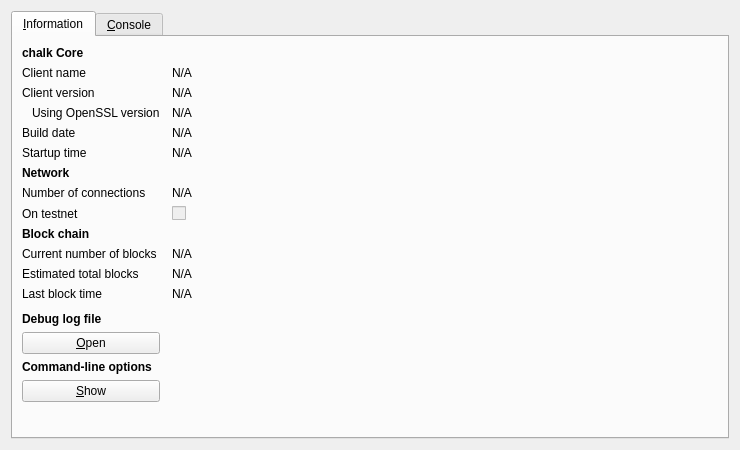
<?xml version="1.0" encoding="UTF-8"?>
<ui version="4.0">
 <class>RPCConsole</class>
 <widget class="QDialog" name="RPCConsole">
  <property name="geometry">
   <rect>
    <x>0</x>
    <y>0</y>
    <width>740</width>
    <height>450</height>
   </rect>
  </property>
  <property name="windowTitle">
   <string>chalk - Debug window</string>
  </property>
  <layout class="QVBoxLayout" name="verticalLayout_2">
   <item>
    <widget class="QTabWidget" name="tabWidget">
     <property name="currentIndex">
      <number>0</number>
     </property>
     <widget class="QWidget" name="tab_info">
      <attribute name="title">
       <string>&amp;Information</string>
      </attribute>
      <layout class="QGridLayout" name="gridLayout" columnstretch="0,1">
       <property name="horizontalSpacing">
        <number>12</number>
       </property>
       <item row="0" column="0">
        <widget class="QLabel" name="label_9">
         <property name="font">
          <font>
           <weight>75</weight>
           <bold>true</bold>
          </font>
         </property>
         <property name="text">
          <string>chalk Core</string>
         </property>
        </widget>
       </item>
       <item row="1" column="0">
        <widget class="QLabel" name="label_5">
         <property name="text">
          <string>Client name</string>
         </property>
        </widget>
       </item>
       <item row="1" column="1">
        <widget class="QLabel" name="clientName">
         <property name="cursor">
          <cursorShape>IBeamCursor</cursorShape>
         </property>
         <property name="text">
          <string>N/A</string>
         </property>
         <property name="textFormat">
          <enum>Qt::PlainText</enum>
         </property>
         <property name="textInteractionFlags">
          <set>Qt::LinksAccessibleByMouse|Qt::TextSelectableByKeyboard|Qt::TextSelectableByMouse</set>
         </property>
        </widget>
       </item>
       <item row="2" column="0">
        <widget class="QLabel" name="label_6">
         <property name="text">
          <string>Client version</string>
         </property>
        </widget>
       </item>
       <item row="2" column="1">
        <widget class="QLabel" name="clientVersion">
         <property name="cursor">
          <cursorShape>IBeamCursor</cursorShape>
         </property>
         <property name="text">
          <string>N/A</string>
         </property>
         <property name="textFormat">
          <enum>Qt::PlainText</enum>
         </property>
         <property name="textInteractionFlags">
          <set>Qt::LinksAccessibleByMouse|Qt::TextSelectableByKeyboard|Qt::TextSelectableByMouse</set>
         </property>
        </widget>
       </item>
       <item row="3" column="0">
        <widget class="QLabel" name="label_14">
         <property name="text">
          <string>Using OpenSSL version</string>
         </property>
         <property name="indent">
          <number>10</number>
         </property>
        </widget>
       </item>
       <item row="3" column="1">
        <widget class="QLabel" name="openSSLVersion">
         <property name="cursor">
          <cursorShape>IBeamCursor</cursorShape>
         </property>
         <property name="text">
          <string>N/A</string>
         </property>
         <property name="textFormat">
          <enum>Qt::PlainText</enum>
         </property>
         <property name="textInteractionFlags">
          <set>Qt::LinksAccessibleByMouse|Qt::TextSelectableByKeyboard|Qt::TextSelectableByMouse</set>
         </property>
        </widget>
       </item>
       <item row="4" column="0">
        <widget class="QLabel" name="label_12">
         <property name="text">
          <string>Build date</string>
         </property>
        </widget>
       </item>
       <item row="4" column="1">
        <widget class="QLabel" name="buildDate">
         <property name="cursor">
          <cursorShape>IBeamCursor</cursorShape>
         </property>
         <property name="text">
          <string>N/A</string>
         </property>
         <property name="textFormat">
          <enum>Qt::PlainText</enum>
         </property>
         <property name="textInteractionFlags">
          <set>Qt::LinksAccessibleByMouse|Qt::TextSelectableByKeyboard|Qt::TextSelectableByMouse</set>
         </property>
        </widget>
       </item>
       <item row="5" column="0">
        <widget class="QLabel" name="label_13">
         <property name="text">
          <string>Startup time</string>
         </property>
        </widget>
       </item>
       <item row="5" column="1">
        <widget class="QLabel" name="startupTime">
         <property name="cursor">
          <cursorShape>IBeamCursor</cursorShape>
         </property>
         <property name="text">
          <string>N/A</string>
         </property>
         <property name="textFormat">
          <enum>Qt::PlainText</enum>
         </property>
         <property name="textInteractionFlags">
          <set>Qt::LinksAccessibleByMouse|Qt::TextSelectableByKeyboard|Qt::TextSelectableByMouse</set>
         </property>
        </widget>
       </item>
       <item row="6" column="0">
        <widget class="QLabel" name="label_11">
         <property name="font">
          <font>
           <weight>75</weight>
           <bold>true</bold>
          </font>
         </property>
         <property name="text">
          <string>Network</string>
         </property>
        </widget>
       </item>
       <item row="7" column="0">
        <widget class="QLabel" name="label_7">
         <property name="text">
          <string>Number of connections</string>
         </property>
        </widget>
       </item>
       <item row="7" column="1">
        <widget class="QLabel" name="numberOfConnections">
         <property name="cursor">
          <cursorShape>IBeamCursor</cursorShape>
         </property>
         <property name="text">
          <string>N/A</string>
         </property>
         <property name="textFormat">
          <enum>Qt::PlainText</enum>
         </property>
         <property name="textInteractionFlags">
          <set>Qt::LinksAccessibleByMouse|Qt::TextSelectableByKeyboard|Qt::TextSelectableByMouse</set>
         </property>
        </widget>
       </item>
       <item row="8" column="0">
        <widget class="QLabel" name="label_8">
         <property name="text">
          <string>On testnet</string>
         </property>
        </widget>
       </item>
       <item row="8" column="1">
        <widget class="QCheckBox" name="isTestNet">
         <property name="enabled">
          <bool>false</bool>
         </property>
         <property name="text">
          <string/>
         </property>
        </widget>
       </item>
       <item row="9" column="0">
        <widget class="QLabel" name="label_10">
         <property name="font">
          <font>
           <weight>75</weight>
           <bold>true</bold>
          </font>
         </property>
         <property name="text">
          <string>Block chain</string>
         </property>
        </widget>
       </item>
       <item row="10" column="0">
        <widget class="QLabel" name="label_3">
         <property name="text">
          <string>Current number of blocks</string>
         </property>
        </widget>
       </item>
       <item row="10" column="1">
        <widget class="QLabel" name="numberOfBlocks">
         <property name="cursor">
          <cursorShape>IBeamCursor</cursorShape>
         </property>
         <property name="text">
          <string>N/A</string>
         </property>
         <property name="textFormat">
          <enum>Qt::PlainText</enum>
         </property>
         <property name="textInteractionFlags">
          <set>Qt::LinksAccessibleByMouse|Qt::TextSelectableByKeyboard|Qt::TextSelectableByMouse</set>
         </property>
        </widget>
       </item>
       <item row="11" column="0">
        <widget class="QLabel" name="label_4">
         <property name="text">
          <string>Estimated total blocks</string>
         </property>
        </widget>
       </item>
       <item row="11" column="1">
        <widget class="QLabel" name="totalBlocks">
         <property name="cursor">
          <cursorShape>IBeamCursor</cursorShape>
         </property>
         <property name="text">
          <string>N/A</string>
         </property>
         <property name="textFormat">
          <enum>Qt::PlainText</enum>
         </property>
         <property name="textInteractionFlags">
          <set>Qt::LinksAccessibleByMouse|Qt::TextSelectableByKeyboard|Qt::TextSelectableByMouse</set>
         </property>
        </widget>
       </item>
       <item row="12" column="0">
        <widget class="QLabel" name="label_2">
         <property name="text">
          <string>Last block time</string>
         </property>
        </widget>
       </item>
       <item row="12" column="1">
        <widget class="QLabel" name="lastBlockTime">
         <property name="cursor">
          <cursorShape>IBeamCursor</cursorShape>
         </property>
         <property name="text">
          <string>N/A</string>
         </property>
         <property name="textFormat">
          <enum>Qt::PlainText</enum>
         </property>
         <property name="textInteractionFlags">
          <set>Qt::LinksAccessibleByMouse|Qt::TextSelectableByKeyboard|Qt::TextSelectableByMouse</set>
         </property>
        </widget>
       </item>
       <item row="13" column="0">
        <spacer name="verticalSpacer_2">
         <property name="orientation">
          <enum>Qt::Vertical</enum>
         </property>
         <property name="sizeHint" stdset="0">
          <size>
           <width>20</width>
           <height>20</height>
          </size>
         </property>
        </spacer>
       </item>
       <item row="14" column="0">
        <widget class="QLabel" name="labelDebugLogfile">
         <property name="font">
          <font>
           <weight>75</weight>
           <bold>true</bold>
          </font>
         </property>
         <property name="text">
          <string>Debug log file</string>
         </property>
        </widget>
       </item>
       <item row="15" column="0">
        <widget class="QPushButton" name="openDebugLogfileButton">
         <property name="toolTip">
          <string>Open the chalk debug log file from the current data directory. This can take a few seconds for large log files.</string>
         </property>
         <property name="text">
          <string>&amp;Open</string>
         </property>
         <property name="autoDefault">
          <bool>false</bool>
         </property>
        </widget>
       </item>
       <item row="16" column="0">
        <widget class="QLabel" name="labelCLOptions">
         <property name="font">
          <font>
           <weight>75</weight>
           <bold>true</bold>
          </font>
         </property>
         <property name="text">
          <string>Command-line options</string>
         </property>
        </widget>
       </item>
       <item row="17" column="0">
        <widget class="QPushButton" name="showCLOptionsButton">
         <property name="toolTip">
          <string>Show the chalk-Qt help message to get a list with possible chalk command-line options.</string>
         </property>
         <property name="text">
          <string>&amp;Show</string>
         </property>
         <property name="autoDefault">
          <bool>false</bool>
         </property>
        </widget>
       </item>
       <item row="18" column="0">
        <spacer name="verticalSpacer">
         <property name="orientation">
          <enum>Qt::Vertical</enum>
         </property>
         <property name="sizeHint" stdset="0">
          <size>
           <width>20</width>
           <height>40</height>
          </size>
         </property>
        </spacer>
       </item>
      </layout>
     </widget>
     <widget class="QWidget" name="tab_console">
      <attribute name="title">
       <string>&amp;Console</string>
      </attribute>
      <layout class="QVBoxLayout" name="verticalLayout_3">
       <property name="spacing">
        <number>3</number>
       </property>
       <item>
        <widget class="QTextEdit" name="messagesWidget">
         <property name="minimumSize">
          <size>
           <width>0</width>
           <height>100</height>
          </size>
         </property>
         <property name="readOnly">
          <bool>true</bool>
         </property>
         <property name="tabKeyNavigation" stdset="0">
          <bool>false</bool>
         </property>
         <property name="columnCount" stdset="0">
          <number>2</number>
         </property>
        </widget>
       </item>
       <item>
        <layout class="QHBoxLayout" name="horizontalLayout">
         <property name="spacing">
          <number>3</number>
         </property>
         <item>
          <widget class="QLabel" name="label">
           <property name="text">
            <string notr="true">&gt;</string>
           </property>
          </widget>
         </item>
         <item>
          <widget class="QLineEdit" name="lineEdit"/>
         </item>
         <item>
          <widget class="QPushButton" name="clearButton">
           <property name="maximumSize">
            <size>
             <width>24</width>
             <height>24</height>
            </size>
           </property>
           <property name="toolTip">
            <string>Clear console</string>
           </property>
           <property name="text">
            <string/>
           </property>
           <property name="icon">
            <iconset resource="../bitcoin.qrc">
             <normaloff>:/icons/remove</normaloff>:/icons/remove</iconset>
           </property>
           <property name="shortcut">
            <string notr="true">Ctrl+L</string>
           </property>
           <property name="autoDefault">
            <bool>false</bool>
           </property>
          </widget>
         </item>
        </layout>
       </item>
      </layout>
     </widget>
    </widget>
   </item>
  </layout>
 </widget>
 <resources>
  <include location="../bitcoin.qrc"/>
 </resources>
 <connections/>
</ui>
